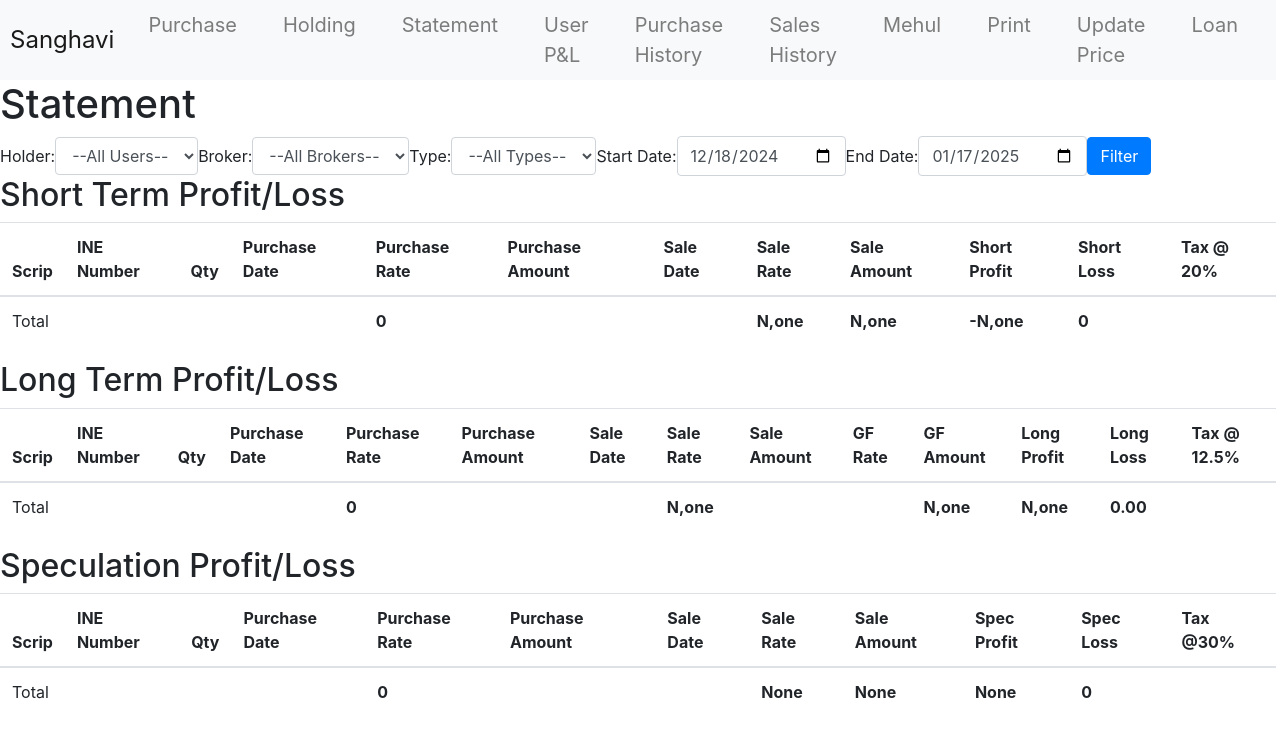
/SharesMF/print-statement/, run on an earlier commit of the app's database.
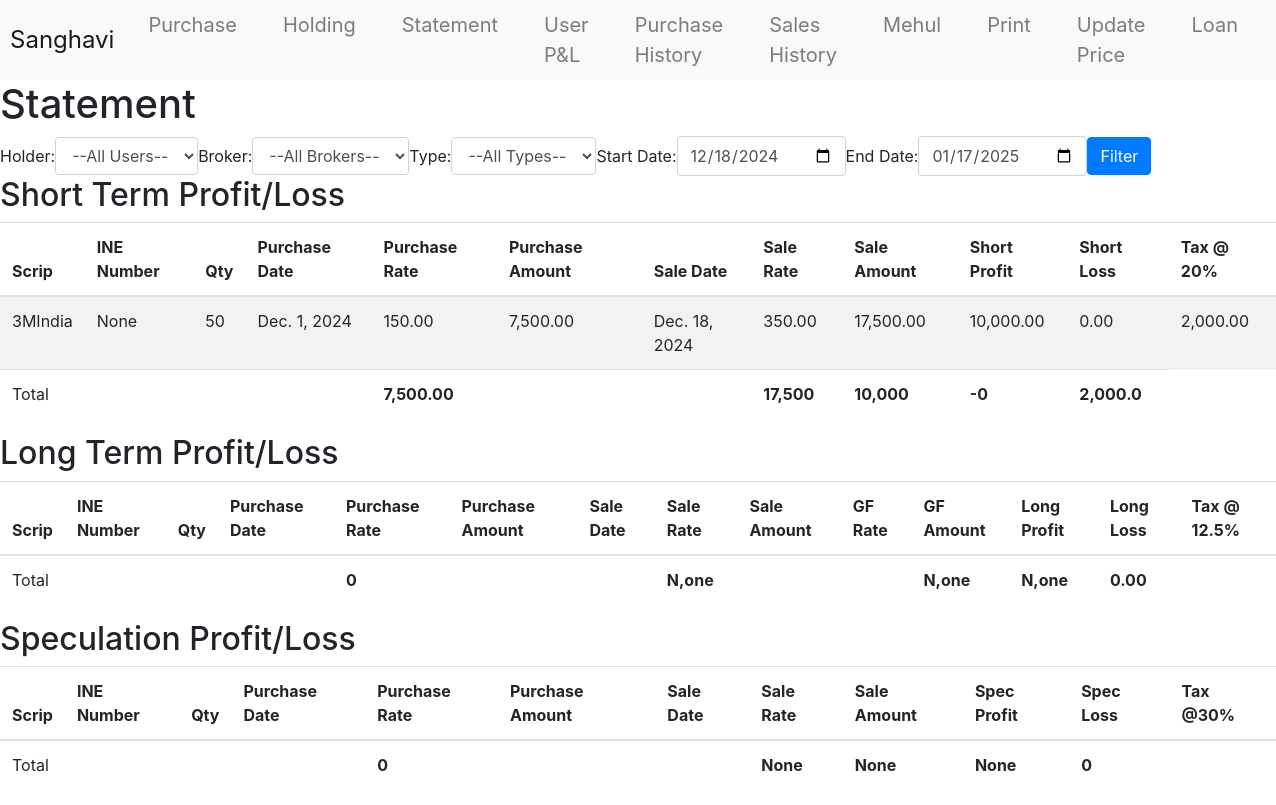
And on a later commit of the database.
### SharesMF/models.py (models this page shows, shortened)
class Sale(models.Model):
    sale_date = models.DateField()
    purchase_id = models.ForeignKey(Purchase, on_delete=models.CASCADE)
    script = models.CharField(max_length=100)
    user = models.ForeignKey(UserTable, to_field='name', on_delete=models.CASCADE)
    qty = models.PositiveIntegerField()
    sale_rate = models.DecimalField(max_digits=10, decimal_places=2)
    sale_amount = models.DecimalField(max_digits=12, decimal_places=2, blank=True)
    gf_rate = models.DecimalField(max_digits=10, decimal_places=2, blank=True, null=True)
    short_profit = models.DecimalField(max_digits=12, decimal_places=2, blank=True, null=True)
    long_profit = models.DecimalField(max_digits=12, decimal_places=2, blank=True, null=True)
    short_loss = models.DecimalField(max_digits=12, decimal_places=2, blank=True, null=True)
    long_loss = models.DecimalField(max_digits=12, decimal_places=2, blank=True, null=True)
    tax = models.DecimalField(max_digits=12, decimal_places=2, blank=True, null=True)
    spec_profit = models.DecimalField(max_digits=12, decimal_places=2, blank=True, null=True)
    spec_loss = models.DecimalField(max_digits=12, decimal_places=2, blank=True, null=True)
    def calculate_purchase_total(self):
        if self.purchase_id and self.purchase_id.purchase_rate:
            return self.purchase_id.purchase_rate * self.qty
        return None

class Purchase(models.Model):
    purchase_id = models.AutoField(primary_key=True)
    purchase_date = models.DateField()
    script = models.CharField(max_length=100)
    TYPE_CHOICES = [
        ('Share', 'Share'),
        ('MF', 'Mutual Fund'),
    ]
    type = models.CharField(max_length=10, choices=TYPE_CHOICES)
    MODE_CHOICES = [
        ('secondary-market', 'Secondary Market'),
        ('new-issue', 'New Issue'),
    ]
    mode = models.CharField(
        max_length=20,
        choices=MODE_CHOICES,
        null=True,  # Allow null values
        blank=True  # Allow blank input in forms
    )
    user = models.ForeignKey(UserTable, to_field='name', on_delete=models.CASCADE)  # Use 'name' as the primary key
    qty = models.PositiveIntegerField()
    purchase_rate = models.DecimalField(max_digits=25, decimal_places=2)
    purchase_amount = models.DecimalField(max_digits=25, decimal_places=2, blank=True)
    broker = models.ForeignKey(Broker, on_delete=models.SET_NULL, null=True, blank=True)
    mehul = models.BooleanField(default=False)  # Default to "No"
    entry = models.CharField(max_length=255, null=True, blank=True)
    referenced_by = models.CharField(max_length=100, null=True, blank=True)

### SharesMF/views.py (the view)
# urls.py: path('print-statement/', views.print_statement, name='print_statement'),
def print_statement(request):
    today = datetime.today()
    users = UserTable.objects.all()
    brokers = Broker.objects.all()
    start_date = request.GET.get('start_date', (today - timedelta(days=30)).strftime('%Y-%m-%d'))
    end_date = request.GET.get('end_date', today.strftime('%Y-%m-%d'))
    user_filter = request.GET.get('user', None)
    broker_filter = request.GET.get('broker', None)
    type_filter = request.GET.get('type', None)
    sales_query = Sale.objects.filter(sale_date__range=[start_date, end_date])
    if user_filter:
        sales_query = sales_query.filter(user__name=user_filter)
    if broker_filter:
        sales_query = sales_query.filter(purchase_id__broker__name=broker_filter)
    if type_filter:  # Apply the new filter for type
        sales_query = sales_query.filter(purchase_id__type=type_filter)
    sales_query = sales_query.annotate(
        purchase_rate=F('purchase_id__purchase_rate'),
        broker=F('purchase_id__broker'),
        ine=Subquery(
        ScriptINE.objects.filter(script=OuterRef('script')).values('ine')[:1]
    ),
        gf_amount=ExpressionWrapper(
            F('gf_rate') * F('qty'),
            output_field=DecimalField(max_digits=12, decimal_places=2)
        )
    )
    tax_rates = {tax_rate.profit: tax_rate.percent for tax_rate in TaxRate.objects.all()}
    short_term_sales = sales_query.filter(
    sale_date__gte=F('purchase_id__purchase_date') + timedelta(days=1),
    sale_date__lt=F('purchase_id__purchase_date') + timedelta(days=365)
)
    total_purchase_amount = sum(sale.calculate_purchase_total() or 0 for sale in short_term_sales)
    short_term_summary = short_term_sales.aggregate(
        total_sale_amount=Sum('sale_amount'),
        total_short_profit=Sum('short_profit'),
        total_short_loss=Sum('short_loss'),
        total_short_net=Sum(F('short_profit') - F('short_loss')- F('tax')),
    )
    short_term_summary['total_purchase_amount'] = total_purchase_amount
    short_term_profit = short_term_summary['total_short_profit'] or 0
    short_term_loss = short_term_summary['total_short_loss'] or 0
    short_term_tax = max(0,(short_term_profit - short_term_loss) * (Decimal(tax_rates.get('Short', 0)) / Decimal(100)))
    total_short_net = short_term_profit - short_term_loss - short_term_tax
    short_term_summary['total_short_net'] = total_short_net
    long_term_sales = sales_query.filter(sale_date__gte=F('purchase_id__purchase_date') + timedelta(days=365))
    total_purchase_amount = sum(sale.calculate_purchase_total() or 0 for sale in long_term_sales)
    long_term_summary = long_term_sales.aggregate(
        total_sale_amount=Sum('sale_amount'),
        total_long_profit=Sum('long_profit'),
        total_long_loss=Sum('long_loss'),
    )
    long_term_summary['total_purchase_amount'] = total_purchase_amount
    long_term_profit = long_term_summary['total_long_profit'] or 0
    long_term_loss = long_term_summary['total_long_loss'] or 0
    try:
        exemption = Exemption.objects.get(long='longTerm')
        exemption_amount = Decimal(exemption.deduct)
    except Exemption.DoesNotExist:
        exemption_amount = Decimal(0)  # Default to 0 if no exemption record is found
    taxable_long_term_profit = max(Decimal(0), long_term_profit - long_term_loss - exemption_amount)
    long_term_tax = max(0,taxable_long_term_profit * (Decimal(tax_rates.get('Long', 0)) / Decimal(100)))
    total_long_net = long_term_profit - long_term_loss - long_term_tax
    long_term_summary['total_long_net'] = total_long_net
    speculation_sales = sales_query.filter(
        Q(spec_profit__gt=0) | Q(spec_loss__gt=0)  # Either spec_profit or spec_loss greater than 0
    )
    total_purchase_amount = sum(sale.calculate_purchase_total() or 0 for sale in speculation_sales)
    speculation_summary = speculation_sales.aggregate(
        total_sale_amount=Sum('sale_amount'),
        total_spec_profit=Sum('spec_profit'),
        total_spec_loss=Sum('spec_loss'),
    )
    speculation_summary['total_purchase_amount'] = total_purchase_amount
    speculation_profit = speculation_summary['total_spec_profit'] or 0
    speculation_loss = speculation_summary['total_spec_loss'] or 0
    speculation_tax = max(0,(speculation_profit - speculation_loss) * (Decimal(tax_rates.get('Speculation', 0)) / Decimal(100)))
    total_spec_net = speculation_profit - speculation_loss - speculation_tax
    speculation_summary['total_spec_net'] = total_spec_net
    context = {
        'users': users,
        'start_date': start_date,
        'end_date': end_date,
        'brokers': brokers,
        'short_term_sales': short_term_sales,
        'long_term_sales': long_term_sales,
        'speculation_sales': speculation_sales,
        'short_term_summary': short_term_summary,
        'long_term_summary': long_term_summary,
        'speculation_summary': speculation_summary,
        'short_term_tax': short_term_tax,
        'long_term_tax': long_term_tax,
        'speculation_tax': speculation_tax,
        'type_filter': type_filter,
    }
    return render(request, 'print_statement.html', context)

### SharesMF/templatetags/indian_currency.py (called while the page is built)
@register.filter(name='indian_currency')
def indian_currency(value):
    try:
        num_str = str(value)
        if '.' in num_str:
            whole, decimal = num_str.split('.')
        else:
            whole, decimal = num_str, None
        whole = whole.replace(',', '')
        if len(whole) <= 3:
            formatted = whole
        else:
            last_three = whole[-3:]
            remaining = whole[:-3]
            groups = []
            while remaining:
                group = remaining[-2:] if len(remaining) >= 2 else remaining
                groups.insert(0, group)
                remaining = remaining[:-2]
            formatted = ','.join(groups) + ',' + last_three
        if decimal:
            formatted = f"{formatted}.{decimal}"
        return formatted
    except (ValueError, TypeError):
        return value

### SharesMF/templates/print_statement.html (shortened to what the changed rows need)
{% extends 'base.html' %}
{% load indian_currency %}
{% block content %}
<h1>Statement{% if request.GET.user %} of {{ request.GET.user }}{% endif %}</h1>
  <h2>Short Term Profit/Loss</h2>
  <table class="table table-striped">
    <thead>
      <tr>
        <th>Scrip</th>
        <th>INE Number</th>
        <th>Qty</th>
        <th>Purchase Date</th>
        <th>Purchase Rate</th>
        <th>Purchase Amount</th>
        <th>Sale Date</th>
        <th>Sale Rate</th>
        <th>Sale Amount</th>
        <th>Short Profit</th>
        <th>Short Loss</th>
        <th>Tax @ 20%</th>
      </tr>
    </thead>
    <tbody>
      {% for sale in short_term_sales %}
      <tr>
          <td>{{ sale.script }}</td>
          <td>{{ sale.ine }}</td>
          <td>{{ sale.qty }}</td>
          <td>{{ sale.purchase_id.purchase_date }}</td>
          <td>{{ sale.purchase_rate }}</td>
          <td>{{ sale.calculate_purchase_total|indian_currency }}</td>
          <td>{{ sale.sale_date }}</td>
          <td>{{ sale.sale_rate }}</td>
          <td>{{ sale.sale_amount|indian_currency }}</td>
          <td>{{ sale.short_profit|indian_currency }}</td>
          <td>{{ sale.short_loss |indian_currency}}</td>
          <td>{{ sale.tax|indian_currency }}</td>
        </tr>
      {% endfor %}
    </tbody>
    <tfoot>
      <tr>
        <td><strong>{{ short_term_summary.total_purchase_amount|indian_currency }}</strong></td>
        <td><strong>{{ short_term_summary.total_sale_amount|indian_currency }}</strong></td>
        <td><strong>{{ short_term_summary.total_short_profit|indian_currency }}</strong></td>
        <td><strong>-{{ short_term_summary.total_short_loss|indian_currency }}</strong></td>
        <td><strong>{{ short_term_tax|indian_currency }}</strong></td>
      </tr>
    </tfoot>
  </table>
  <h2>Long Term Profit/Loss</h2>
  <table class="table table-striped">
    <thead>
      <tr>
        <th>Scrip</th>
        <th>INE Number</th>
        <th>Qty</th>
        <th>Purchase Date</th>
        <th>Purchase Rate</th>
        <th>Purchase Amount</th>
        <th>Sale Date</th>
        <th>Sale Rate</th>
        <th>Sale Amount</th>
        <th>GF Rate</th>
        <th>GF Amount</th>
        <th>Long Profit</th>
        <th>Long Loss</th>
        <th>Tax @ 12.5%</th>
      </tr>
    </thead>
  </table>
  <h2>Speculation Profit/Loss</h2>
  <table class="table table-striped">
    <thead>
      <tr>
        <th>Scrip</th>
        <th>INE Number</th>
        <th>Qty</th>
        <th>Purchase Date</th>
        <th>Purchase Rate</th>
        <th>Purchase Amount</th>
        <th>Sale Date</th>
        <th>Sale Rate</th>
        <th>Sale Amount</th>
        <th>Spec Profit</th>
        <th>Spec Loss</th>
        <th>Tax @30%</th>
      </tr>
    </thead>
  </table>
{% endblock %}

What changed in the data, as far as the page shows it:
added Sale: script "3MIndia", ine "None", qty "50", purchase_id.purchase_date "Dec. 1, 2024", purchase_rate "150.00", calculate_purchase_total|indian_currency "7,500.00", sale_date "Dec. 18, 2024", sale_rate "350.00", sale_amount|indian_currency "17,500.00", short_profit|indian_currency "10,000.00", short_loss|indian_currency "0.00", tax|indian_currency "2,000.00"
Also different on the page:
{{ short_term_summary.total_purchase_amount|indian_currency }}: "0" → "7,500.00"
{{ short_term_summary.total_sale_amount|indian_currency }}: "N,one" → "17,500"
{{ short_term_summary.total_short_profit|indian_currency }}: "N,one" → "10,000"
{{ short_term_summary.total_short_loss|indian_currency }}: "N,one" → "0"
{{ short_term_tax|indian_currency }}: "0" → "2,000.0"
